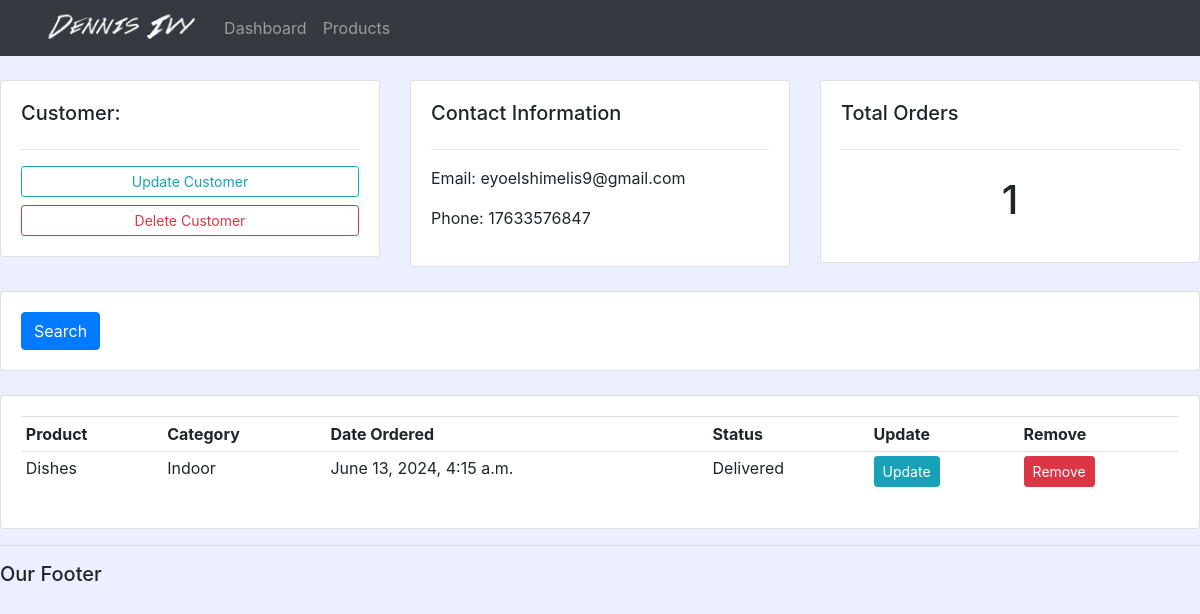
The app's page /customer/2/ with its own data.
### accounts/models.py (models this page shows, shortened)
class Customer(models.Model):
    name = models.CharField(max_length=200, null=True)
    phone = models.CharField(max_length=200, null=True)
    email = models.CharField(max_length=200, null=True)
    date_created = models.DateTimeField(auto_now_add=True,null=True)

class Order(models.Model):
    STATUS = (
        ('Pending', 'Pending'),
        ('Out for delivery', 'Out for delivery'),
        ('Delivered', 'Delivered'),
    )
    customer = models.ForeignKey(Customer, null=True, on_delete= models.SET_NULL)
    product = models.ForeignKey(Product, null=True, on_delete= models.SET_NULL)
    date_created = models.DateTimeField(auto_now_add=True, null=True)
    status = models.CharField(max_length=200, null=True, choices=STATUS)

class Product(models.Model):
    CATEGORY = (
        ('Indoor', 'Indoor'),
        ('Out Door', 'Out Door'),
    )
    name = models.CharField(max_length=200, null=True)
    price = models.FloatField(null=True)
    category = models.CharField(max_length=200, null=True, choices=CATEGORY)
    description = models.CharField(max_length=200, null=True, blank = True)
    date_created = models.DateTimeField(auto_now_add=True, null=True)
    tags = models.ManyToManyField(Tag)
    def __str__(self):
        return self.name

### accounts/views.py (the view)
# urls.py: path('customer/<str:pk_test>/', views.customer, name="customer"),
def customer(request, pk_test):
    customer = Customer.objects.get(id=pk_test)
    orders = customer.order_set.all()
    order_count = orders.count()
    context = {'customer':customer, 'orders':orders,'order_count':order_count}
    return render(request,'accounts/customer.html',context)

### accounts/templates/accounts/customer.html
{% extends 'accounts/main.html' %}
{% block content %}
<br>
<div class="row">
    <div class="col-md">
        <div class="card card-body">
            <h5>Customer:</h5>
            <hr>
            <a class="btn btn-outline-info btn-sm btn-block" href="">Update Customer</a>
            <a class="btn btn-outline-danger btn-sm btn-block" href="">Delete Customer</a>
        </div>
    </div>
    <div class="col-md">
        <div class="card card-body">
            <h5>Contact Information</h5>
            <hr>
            <p>Email: {{customer.email}} </p>
            <p>Phone: {{customer.phone}}</p>
        </div>
    </div>
    <div class="col-md">
        <div class="card card-body">
            <h5>Total Orders</h5>
            <hr>
            <h1 style="text-align: center; padding: 10px">{{order_count}}</h1>
        </div>
    </div>
</div>
<br>
<div class="row">
    <div class="col">
        <div class="card card-body">
            <form method="get">
                <button class="btn btn-primary" type="submit">Search</button>
            </form>
        </div>
    </div>
</div>
<br>
<div class="row">
    <div class="col-md">
        <div class="card card-body">
            <table class="table table-sm">
                <tr>
                    <th>Product</th>
                    <th>Category</th>
                    <th>Date Ordered</th>
                    <th>Status</th>
                    <th>Update</th>
                    <th>Remove</th>
                </tr>
                {%for order in orders%}
                <tr>
                    <td>{{ order.product }}</td>
                    <td>{{ order.product.category }}</td>
                    <td>{{ order.date_created }}</td>
                    <td>{{ order.status }}</td>
                    <td><a class="btn btn-sm btn-info", href="" >Update</a></td>
                    <td><a class="btn btn-sm btn-danger" href="" >Remove</a></td>
                </tr>
                {%endfor%}
            </table>
        </div>
    </div>
</div>
{% endblock %}

### static/css/main.css (style rules this page uses)
body { background-color: #ebefff; }

### records on screen
Customer: email "eyoelshimelis9@gmail.com", phone "17633576847"
Order: product "Dishes", product.category "Indoor", date_created "June 13, 2024, 4:15 a.m.", status "Delivered"

### other values on screen
{{ order_count }} "1"
